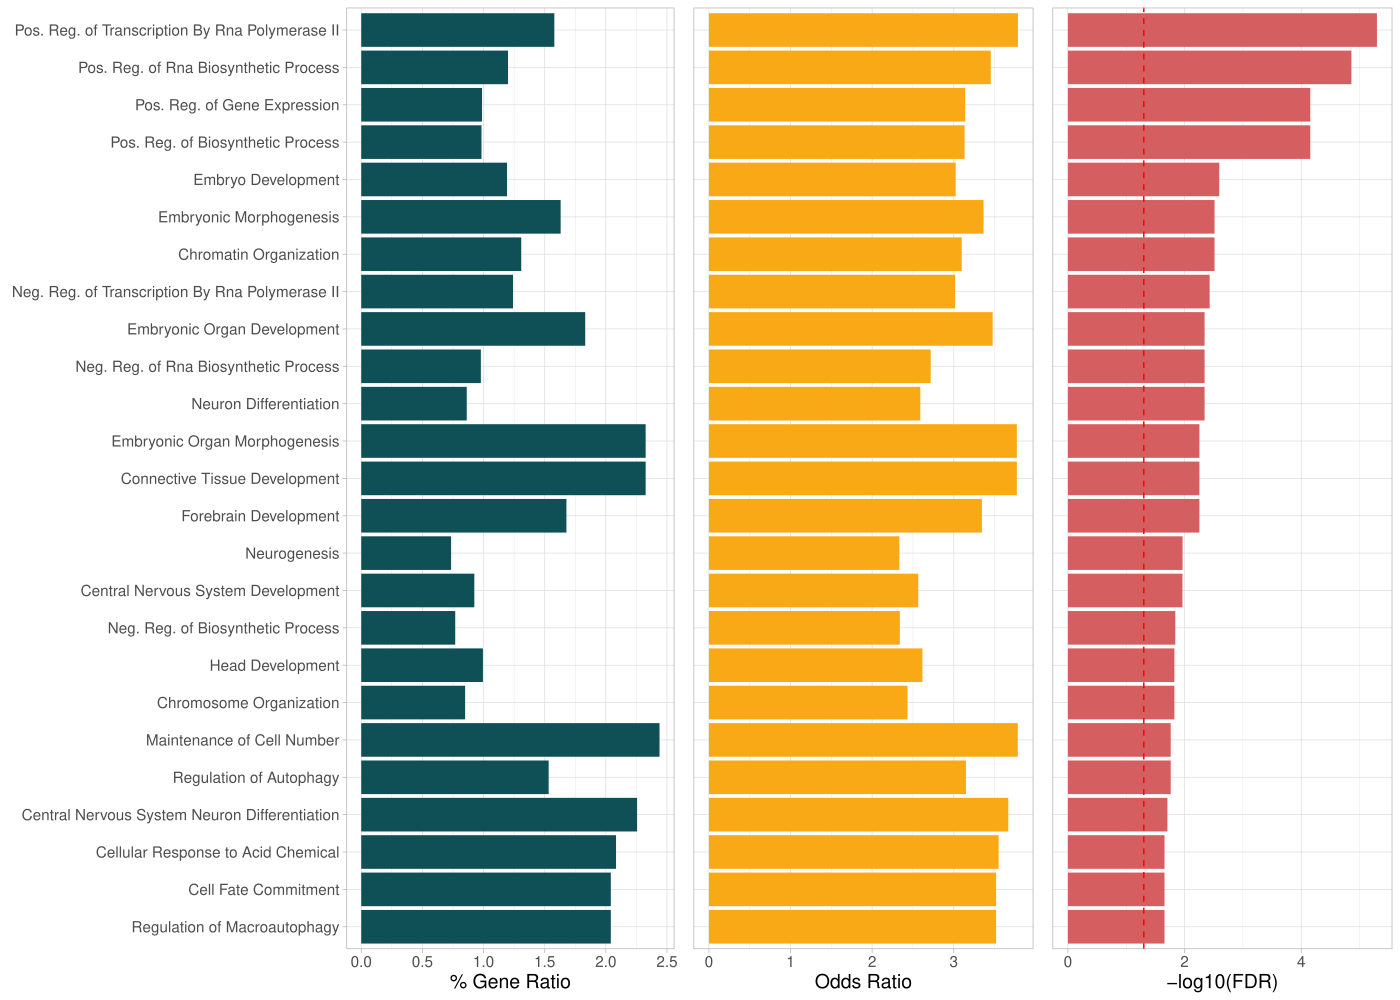

The script that drew this image:
##################################################
## Project: DexStim Mouse Brain
## Date: 29.11.2021
## Author: Nathalie
##################################################
# GO enrichment plot for manuscript 
# Tcf4 differential network in PFC

library(readxl)
library(dplyr)
library(stringr)
library(ggpubr)

# 1. GO enrichment for vCA unique DE genes and their diff neighbours

data <- read_xlsx(path = "~/Documents/ownCloud/DexStim_RNAseq_Mouse/manuscript/Figures/Figure IV_GWAS/TCF4/FUMA_diffTcf4PFCnetwork_gene2func68788/FUMA_diffPFCTcf4.xlsx",
                  sheet = "GO bp")

data <- arrange(data, desc(`[-log10]`))
data <- data[1:25,]

# remove the "GO_" from GO terms
data$GeneSet <- str_replace_all(data$GeneSet, '^GO_', ' ')
# remove the "_" from GO terms
data$GeneSet <- str_replace_all(data$GeneSet, "_", " ")
# only capitalize first letter per word
data$GeneSet <- str_to_title(data$GeneSet)
# of and to should start with lower case
data$GeneSet <- str_replace_all(data$GeneSet, "Of", "of")
data$GeneSet <- str_replace_all(data$GeneSet, "To", "to")
data$GeneSet <- str_replace_all(data$GeneSet, " In ", " in ")
data$GeneSet <- str_replace_all(data$GeneSet, " Into ", " into ")
# make some terms shorter with abbreviations
data$GeneSet <- str_replace_all(data$GeneSet, "Positive Regulation", "Pos. Reg.")
data$GeneSet <- str_replace_all(data$GeneSet, "Negative Regulation", "Neg. Reg.")
# Ii from "Polymerase II" back to upper case
data$GeneSet <- str_replace_all(data$GeneSet, "Ii", "II")
# GeneSet as factor
data$GeneSet <- factor(data$GeneSet, levels = data$GeneSet)


# bar plot gene ratio
gr <- ggplot(data, aes(x = GeneSet, y = `Genes ratio`) ) +
  geom_bar(position =  position_dodge2(reverse=TRUE), stat="identity", fill = "#0F5057") +
  scale_fill_manual() +
  theme_light() +
  coord_flip() +
  scale_x_discrete(limits = rev) +
  theme(text = element_text(size= 14)) +
  ylab("% Gene Ratio") +
  labs(x = NULL)

# bar plot odds ratio
or <- ggplot(data, aes(x = GeneSet, y = `OR[log2(a*d)-log2(b*c)]`) ) +
  geom_bar(position =  position_dodge2(reverse=TRUE), stat="identity", fill = "#FAA916") +
  scale_fill_manual() +
  theme_light() +
  coord_flip() +
  scale_x_discrete(limits = rev) +
  theme(text = element_text(size= 14)) +
  ylab("Odds Ratio") +
  labs(x = NULL)

# barplot fdr p-value
fdr <- ggplot(data, aes(x = GeneSet, y = `[-log10]`) ) +
  geom_bar(position =  position_dodge2(reverse=TRUE), stat="identity", fill = "#D45E60") +
  geom_hline(yintercept = -log10(0.05),linetype="dashed", color = "red") + 
  theme_light() +
  coord_flip() +
  scale_x_discrete(limits = rev) +
  theme(text = element_text(size= 14)) +
  ylab("-log10(FDR)") +
  labs(x = NULL)

# combined barplot
comb <- ggarrange(gr, 
                  or + 
                    theme(axis.text.y = element_blank(),
                          axis.ticks.y = element_blank(),
                          axis.title.y = element_blank() ),
                  fdr + 
                    theme(axis.text.y = element_blank(),
                          axis.ticks.y = element_blank(),
                          axis.title.y = element_blank() ), 
                  nrow = 1,
                  widths = c(1.9,1,1))

ggexport(comb, filename = "05_FigureIV_Bdiff.pdf", width = 14, height = 10)
